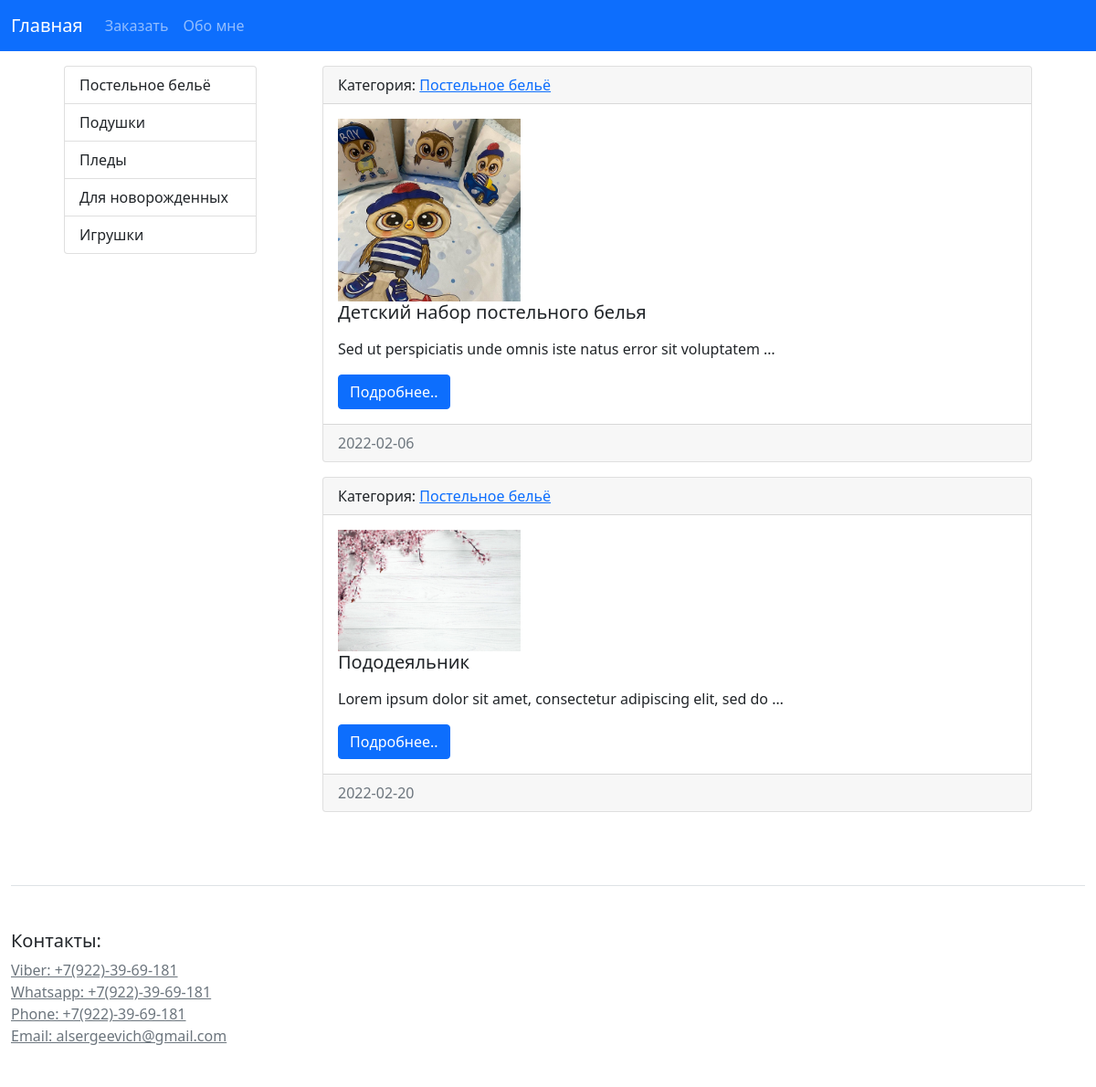
Screenshot of /category/postelnoe-belyo/ with the database file from the repository.
### blog/models.py (models this page shows, shortened)
class Category(models.Model):
    name = models.CharField(max_length=100, db_index=True, verbose_name='Категория')
    slug = models.SlugField(max_length=255, unique=True, db_index=True, verbose_name='URL')
    def __str__(self):
        return self.name
    def get_absolute_url(self):
        return reverse('category', kwargs={'cat_slug': self.slug})
    class Meta:
        verbose_name = 'Категория'  # заменяем в админке название модели
        verbose_name_plural = 'Категории'  # определяем название во множественном числе
        ordering = ['id', ]  # определяем порялок сортировки

class Posts(models.Model):
    title = models.CharField(max_length=255, verbose_name='Заголовок')
    slug = AutoSlugField(max_length=255, unique=True, db_index=True, verbose_name='URL', populate_from='title')
    content = models.TextField(blank=True, verbose_name='Текст описание')
    photo = models.ImageField(upload_to="photos/%Y/%m/%d/", verbose_name='Фотография')
    time_create = models.DateTimeField(auto_now_add=True, verbose_name='Время создания')
    time_update = models.DateTimeField(auto_now=True, verbose_name='Время изменения')
    is_published = models.BooleanField(default=True, verbose_name='Опубликовано')
    cat = models.ForeignKey('Category', on_delete=models.PROTECT, verbose_name='Категории')
    def get_absolute_url(self):
        return reverse('post', kwargs={'post_slug': self.slug})
    class Meta:
        verbose_name = 'Каталог изделий'  # заменяем в админке название модели
        verbose_name_plural = 'Каталог изделий'  # определяем название во множественном числе
        ordering = ['time_create', 'title']  # определяем порядок сортировки

### blog/views.py (the view)
# urls.py: path('category/<slug:cat_slug>/', PostsByCategory.as_view(), name='category'),
class PostsByCategory(ListView):
    model = Posts
    template_name = 'blog/index.html'
    context_object_name = 'posts'
    allow_empty = False
    paginate_by = 3
    def get_context_data(self, *, object_list=None, **kwargs):
        context = super().get_context_data(**kwargs)
        context['categories'] = Category.objects.all()
        context['title'] = Category.objects.get(slug=self.kwargs['cat_slug'])
        return context
    def get_queryset(self):
        return Posts.objects.filter(cat__slug=self.kwargs['cat_slug'], is_published=True).select_related('cat')

### blog/templates/blog/index.html (shortened to what this page needs)
{% extends 'base.html' %}
{% block content %}
    <div class="col-md-9">
        <div class="container">
            {% for item in posts %}
                <div class="card mb-3">
                    <div class="card-header">
                        Категория: <a href="{{ item.cat.get_absolute_url }}">{{ item.cat }}</a>
                    </div>
                    <div class="card-body">
                        <div class="media">
                            {% if item.photo %}
                                <img src="{{ item.photo.url }}" width="200" class="mr-3">
                            {% else %}
                                <img src="https://picsum.photos/200/300" width="200" class="mr-3">
                            {% endif %}
                            <div class="media-body">
                                <h5 class="card-title">{{ item.title }}</h5>
                                <p class="card-text">{{ item.content|linebreaks|truncatewords:10 }}</p>
                                <a href="{{ item.get_absolute_url }}" class="btn btn-primary">Подробнее..</a>
                            </div>
                        </div>
                    </div>
                    <div class="card-footer text-muted">
                        {{ item.time_create|date:'Y-m-d' }}
                    </div>
                </div>
            {% empty %}
                Oops...
            {% endfor %}
        </div>
    </div>
{% endblock %}

### templates/base.html (shortened to what this page needs)
<!doctype html>
<html lang="ru">
<head>
    <link href="https://cdn.jsdelivr.net/npm/bootstrap@5.1.3/dist/css/bootstrap.min.css" rel="stylesheet"
>
</head>
<body>
    <nav class="navbar navbar-expand-lg navbar-dark bg-primary">
        <div class="container-fluid">
            <a class="navbar-brand" href="{% url 'home' %}">Главная</a>
            <div class="collapse navbar-collapse" id="navbarNavAltMarkup">
                <div class="navbar-nav">
                    <a class="nav-link" aria-current="page" href="{% url 'zakaz' %}">Заказать</a>
                    <a class="nav-link" href="{% url 'mypost' %}">Обо мне</a>
                </div>
            </div>
        </div>
    </nav>
<div class="container p-3">
    <div class="row">
        <div class="col-md-3">
            <div class="container">
                {% block sidebar %}
                    <div class="list-group">
                        {% for category in categories %}
                            <a href="{{ category.get_absolute_url }}"
                               class="list-group-item list-group-item-action">{{ category.name }}</a>
                        {% endfor %}
                    </div>
                {% endblock %}
            </div>
        </div>
                {% block content %}
                {% endblock %}
    </div>
</div>
<div class="container-fluid">
<footer class="pt-4 my-md-5 pt-md-5 border-top">
    <div class="row">
      <div class="col-12 col-md">
        <h5>Контакты:</h5>
        <ul class="list-unstyled text-small">
          <li><a href="" class="link-secondary">Viber: +7(922)-39-69-181</a></li>
          <li><a href="" class="link-secondary">Whatsapp: +7(922)-39-69-181</a></li>
          <li><a href="" class="link-secondary">Phone: +7(922)-39-69-181</a></li>
          <li><a href="" class="link-secondary">Email: alsergeevich@gmail.com</a></li>
        </ul>
      </div>
    </div>
  </footer>
</div>
</body>
</html>

### rows the page displays
Category: name "Постельное бельё"
Category: name "Подушки"
Category: name "Пледы"
Category: name "Для новорожденных"
Category: name "Игрушки"
Posts: cat "Постельное бельё", photo (picture), title "Детский набор постельного белья", content "Sed ut perspiciatis unde omnis iste natus error sit voluptatem …", time_create "2022-02-06"
Posts: cat "Постельное бельё", photo (picture), title "Пододеяльник", content "Lorem ipsum dolor sit amet, consectetur adipiscing elit, sed do …", time_create "2022-02-20"
